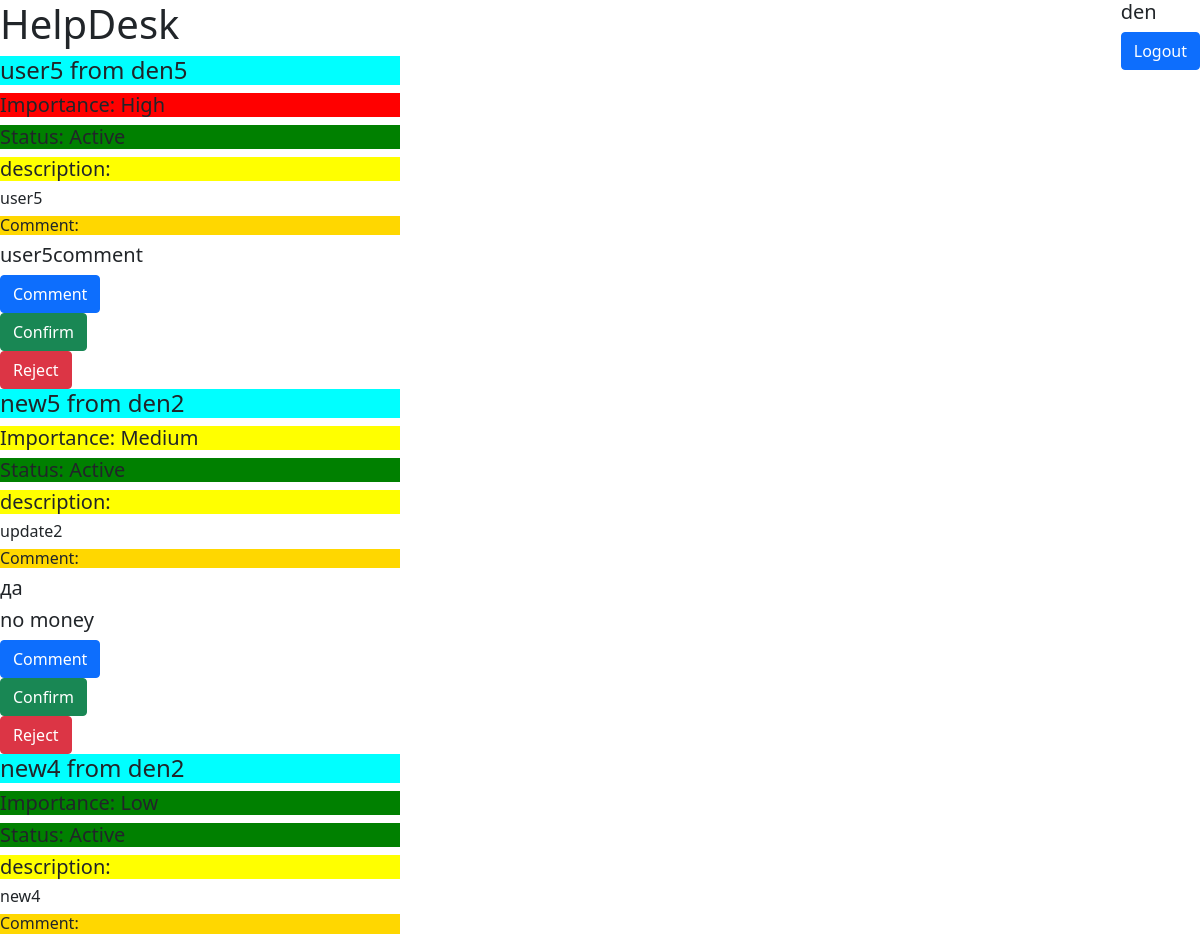
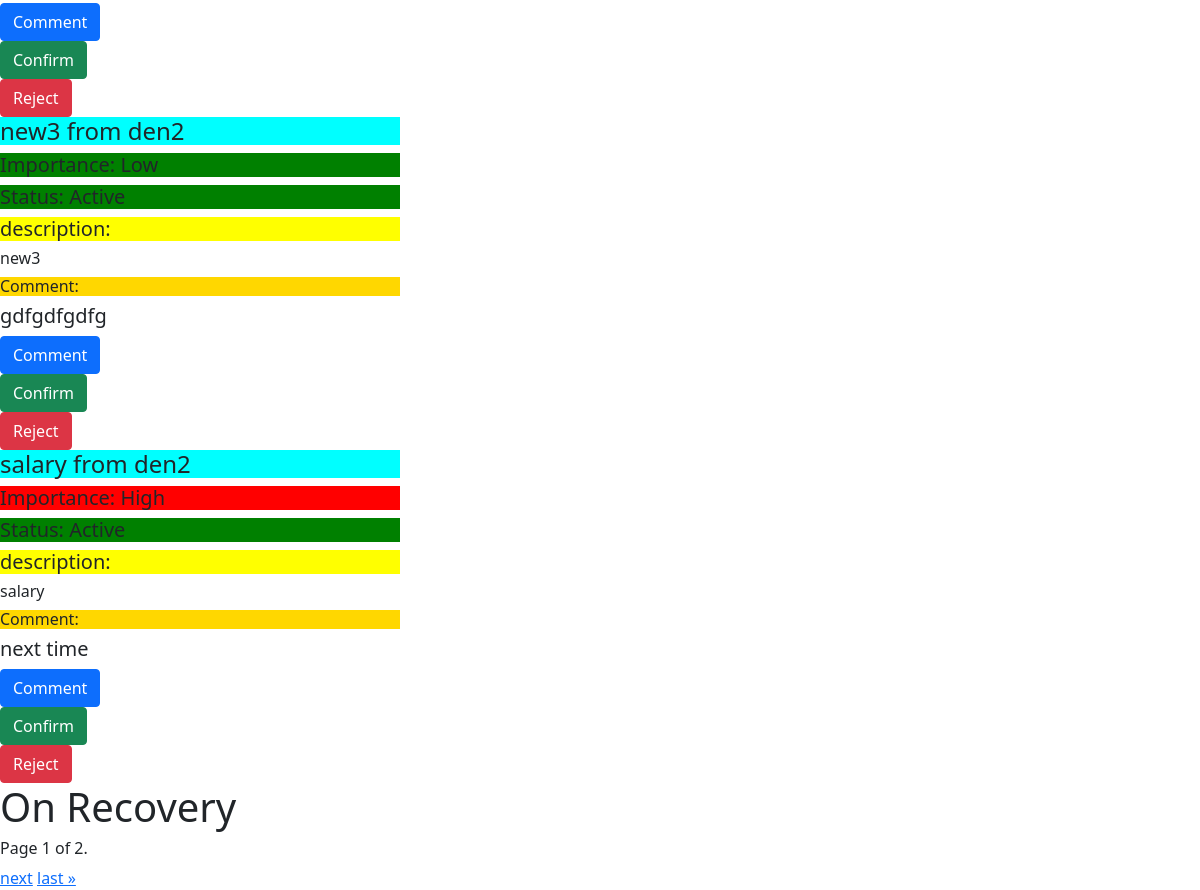
The app's page / (signed in) with its own data (2 pictures, top to bottom).
### helpdesk/models.py (models this page shows)
class User(AbstractUser):
    last_active = models.DateTimeField(auto_now=True)

class WishList(models.Model):
    title = models.CharField(max_length=100, default='name11')
    text = models.CharField(max_length=100)
    author = models.ForeignKey(User, on_delete=models.CASCADE, related_name='Application')
    created_at = models.DateTimeField(auto_now=True)
    status = models.CharField(choices=STATUS_CHOICES, default='Active', max_length=100)
    importance = models.CharField(choices=IMPORTANCE_CHOICES, default='Low', max_length=100)

class Comment(models.Model):
    text = models.CharField(max_length=100)
    author = models.ForeignKey(User, on_delete=models.CASCADE, related_name='Comment')
    created_at = models.DateTimeField(auto_now=True)
    application = models.ForeignKey(WishList, on_delete=models.CASCADE, related_name='Comment2')
    last_comment = models.BooleanField(default=False)

### helpdesk/views.py (the view)
# urls.py: path('', AppView.as_view(), name='index'),
class AppView(ListView):
    model = WishList
    paginate_by = 5
    ordering = ['-id']
    def get(self, request, *args, **kwargs):
        if not request.user.is_superuser:
            self.template_name = 'index.html'
            return super(AppView, self).get(request)
        else:
            self.template_name = 'AdminIndex.html'
            return super(AppView, self).get(request)
    def paginate_queryset(self, queryset, page_size):
        return_paginate_queryset=super(AppView, self).paginate_queryset(queryset, page_size)
        app_id = []
        for i in return_paginate_queryset[2]:
            print(i.id)
            app_id.append(i.id)
        self.extra_context = {'comment': Comment.objects.filter(application_id__in=app_id)}
        print(self.extra_context)
        return return_paginate_queryset
    def get_queryset(self):
        if not self.request.user.is_superuser:
            queryset = self.model.objects.filter(
                status__in=['NotActive/Confirm', 'NotActive/Reject', 'Active']).filter(author_id=self.request.user.id)
        else:
            queryset = self.model.objects.filter(
                status__in=['Review', 'Active'])
        print(queryset)
        ordering = self.get_ordering()
        queryset = queryset.order_by(*ordering)
        return queryset

### templates/AdminIndex.html (shortened to what this page needs)
{% extends 'base.html' %}
{% block content %}
    <div>
        {% for obj in page_obj %}
            <div class="col-lg-4">
                  <h4 style="background: aqua"> {{ obj.title }}  from  {{ obj.author }}  </h4>
                {% if obj.importance == 'High' %}
                    <h5 style="background: red">Importance:  {{ obj.importance }}</h5>
                    {% elif obj.importance == 'Medium' %}
                    <h5 style="background: yellow">Importance:  {{ obj.importance }}</h5>
                    {% else %}
                     <h5 style="background: green">Importance:  {{ obj.importance }}</h5>
                {% endif %}
                {% if obj.status == 'Active' or obj.status == 'NotActive/Confirm' %}
                     <h5 style="background: green">Status: {{ obj.status }}</h5>
                    {% else %}
                     <h5 style="background: crimson">Status: {{ obj.status }}</h5>
                    {% endif %}
            <h5 style="background: yellow">description:</h5>
            <h6> {{ obj.text}} </h6>
            <h6 style="background: gold">Comment:</h6>
            {% for i in comment %}
                {% if i.application_id == obj.id%}
                <h5>{{ i.text }}</h5>
                {% endif %}
                {% endfor %}
                <a class="btn btn-primary"  href="{% url 'comment' obj.pk %}">Comment</a>
            <form method="post" action="{% url 'confirm' obj.pk %}">
                    <input class="btn btn-success" type="submit" value="Confirm">
                            </form>
            <form method="post" action="{% url 'reject' obj.pk %}">
                    <input class="btn btn-danger" type="submit" value="Reject">
                            </form>
            </div>
        {% endfor %}
    <h1>On Recovery</h1>
        <div class="pagination">
    <span class="step-links">
        <h6 class="current">
            Page {{ page_obj.number }} of {{ page_obj.paginator.num_pages }}.
        </h6>
        {% if page_obj.has_next %}
            <a href="?page={{ page_obj.next_page_number }}">next</a>
            <a href="?page={{ page_obj.paginator.num_pages }}">last &raquo;</a>
        {% endif %}
    </span>
        </div>
    </div>
{% endblock %}

### templates/base.html (shortened to what this page needs)
<!DOCTYPE html>
<html lang="en">
<head>
      <link href="https://cdn.jsdelivr.net/npm/bootstrap@5.0.2/dist/css/bootstrap.min.css" rel="stylesheet">
</head>
<body>
    <div>
        <h1 >HelpDesk</h1>
{% if request.user.is_authenticated  %}
        <div class="position-absolute top-0 end-0">
            <h5>{{ request.user  }}</h5>
        <h5><a class="btn btn-primary"  href="{% url 'logout' %}">Logout</a></h5>
        </div>
    {% else  %}
        <div>
        <a class="btn btn-primary"  href="{% url 'login' %}">Login</a>
        or
        <a class="btn btn-primary" href="{% url 'register' %}">Register</a>
    </div>
    {% endif %}
        {% block content %}
        {% endblock %}
    </div>
</body>
</html>

### records on screen
User: user "den"
WishList: title "user5", author "den5", importance "High", status "Active", text "user5"
Comment: text "user5comment"
WishList: title "new5", author "den2", importance "Medium", status "Active", text "update2"
Comment: text "да"
Comment: text "no money"
WishList: title "new4", author "den2", importance "Low", status "Active", text "new4"
WishList: title "new3", author "den2", importance "Low", status "Active", text "new3"
Comment: text "gdfgdfgdfg"
WishList: title "salary", author "den2", importance "High", status "Active", text "salary"
Comment: text "next time"

### other values on screen
{{ page_obj.number }} "1"
{{ page_obj.paginator.num_pages }} "2"
